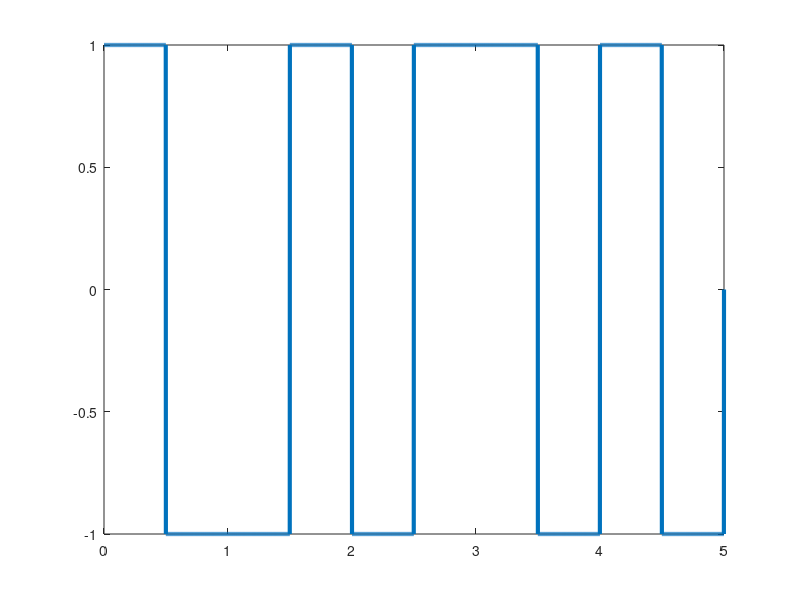
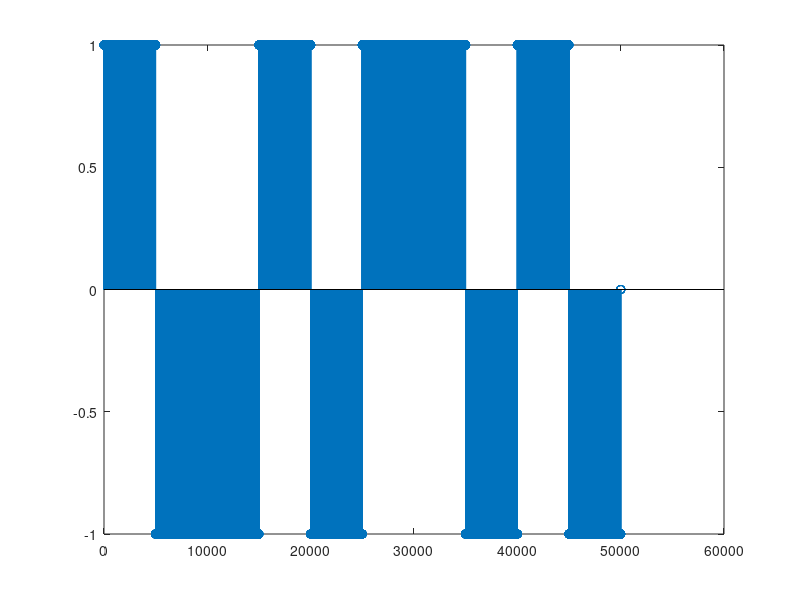

MATLAB code to generate these figures, in order: (Note: this script raises an error after producing the figures.)
close all;
clear all;
close all;
clear;
clc;
%Manchester Line Encoding.
bits = [1 0 0 1 1];
bitrate = 1;
n = 1000;
T = length(bits)/bitrate;
N = n*length(bits);
dt = T/N;
t = 0:dt:T;
x = zeros(1,length(t));
for i=1:length(bits)
  if bits(i)==1
    x((i-1)*n+1:(i-1)*n+n/2) = 1;
    x((i-1)*n+n/2:i*n) = -1;
  else
    x((i-1)*n+1:(i-1)*n+n/2) = -1;
    x((i-1)*n+n/2:i*n) = 1;
  end
end
 plot(t, x, 'Linewidth', 3);

% counter = 0;
% for i = 1:length(t)
%   if t(i)>counter
%     counter = counter + 1;
%     if x(i)>0
%       result(counter) = x(i);
%     else result(counter) = 0;
%     end
%   end
% end
% disp('Manchester Decoding:');
% disp(result);

%Oversampling
fs = length(x);
% tfs = 0:1/fs:1-1/fs;
s = 10;
oversampled = repelem(x,s);
% nfs = 0:0.1:length(x);  %new sampling rate
figure;
stem(oversampled);
%pulse shaping filter 
Beta = 0.95; %pick the parameters
span = 1; % filter span in symbols
sps = s; %oversampling factor
rcs = rcosdesign(Beta,span,sps,'normal');
upf = upfirdn(rcs,oversampled,span);
t = (0:(length(upf)-1))/fs;
figure;
plot(t,upf)

binary = [];
for (i = 1:1:length(upf))
    if (upf(i)>0)
        bi = 1;
    else
        bi = 0;
    end
    binary = [binary bi];
end
figure;
plot(t,binary)
xlabel('Time (seconds)');
ylabel('Amplitude (volts)');
title('Binary Information');

%bask modulation
f = 3; % frequency of the carrier
carrier = sin(2*pi*f*t);
mod = binary.*carrier; % generate the modulated signal by multiplying it with the carrier
figure;
plot(carrier); % carrier signal
xlabel('Time (seconds)');
ylabel('Amplitude (volts)');
title('Carrier signal');
figure;
plot(mod); % bask modulated signal
xlabel('Time (seconds)');
ylabel('Amplitude (volts)');
title('BASK Modulated signal');

% signal constellation plot
figure
set(gcf,'color','w')
plot(real(binary),imag(binary),'o')
grid on; box on;
title('Constellation Diagram')
xlim([-1.5 1.5]); ylim([-1.5 1.5]);